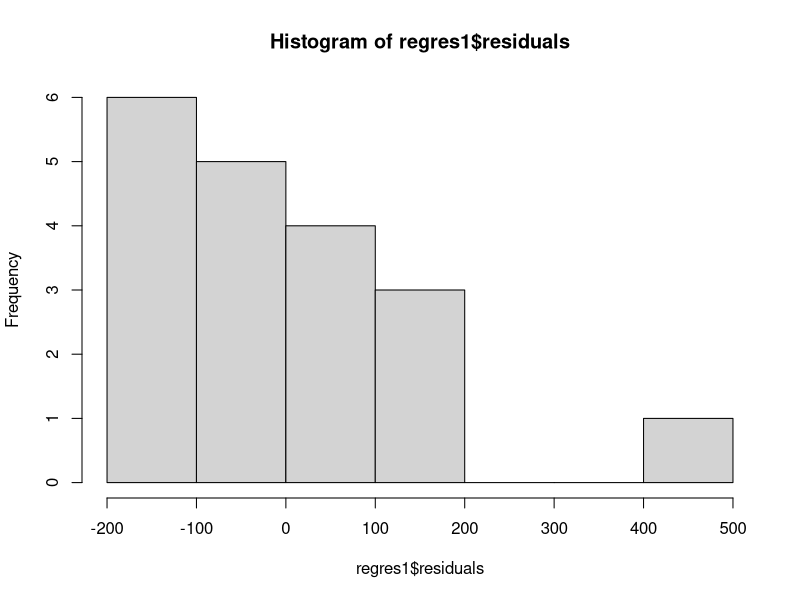
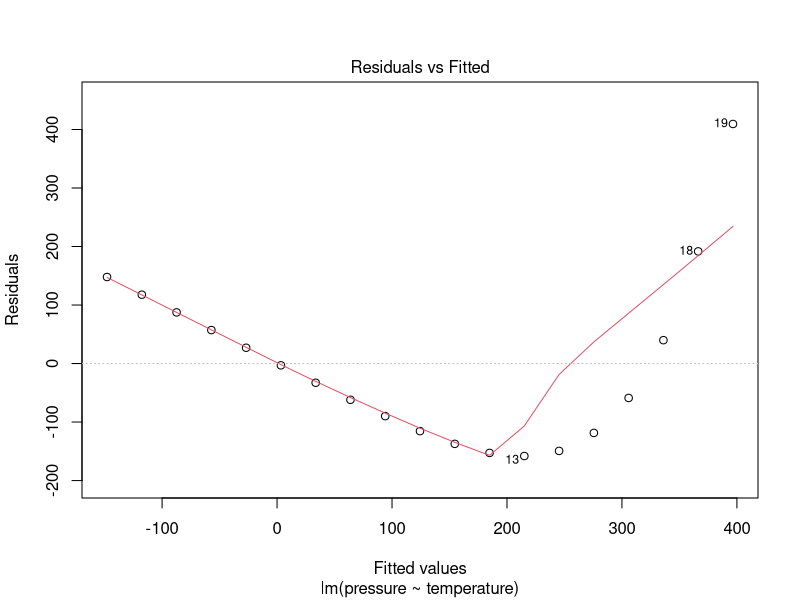
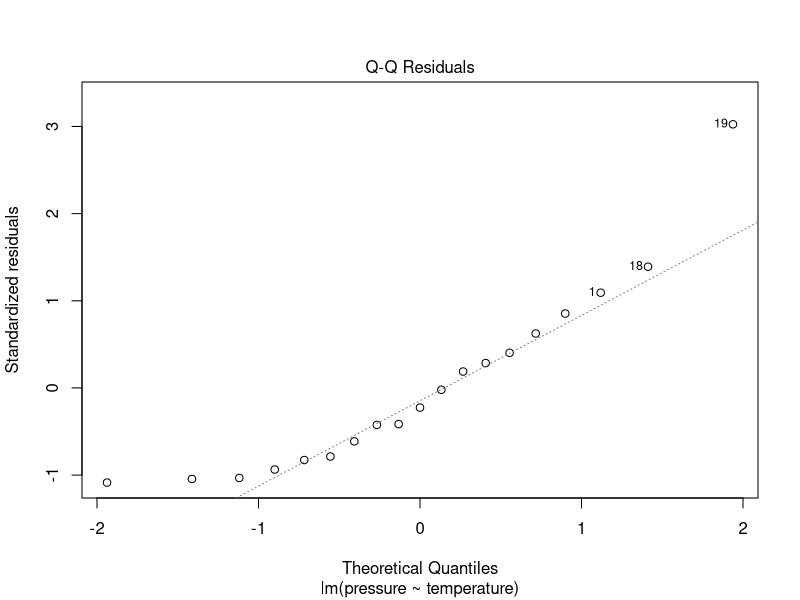
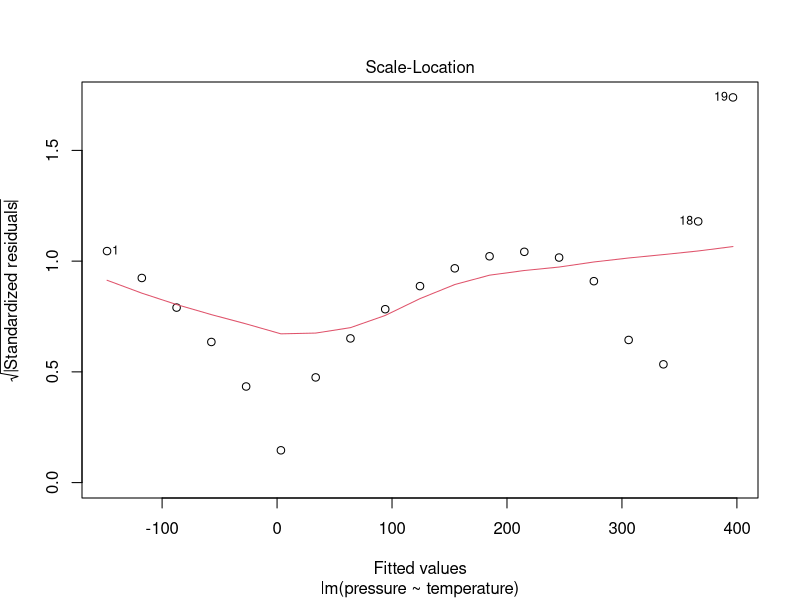
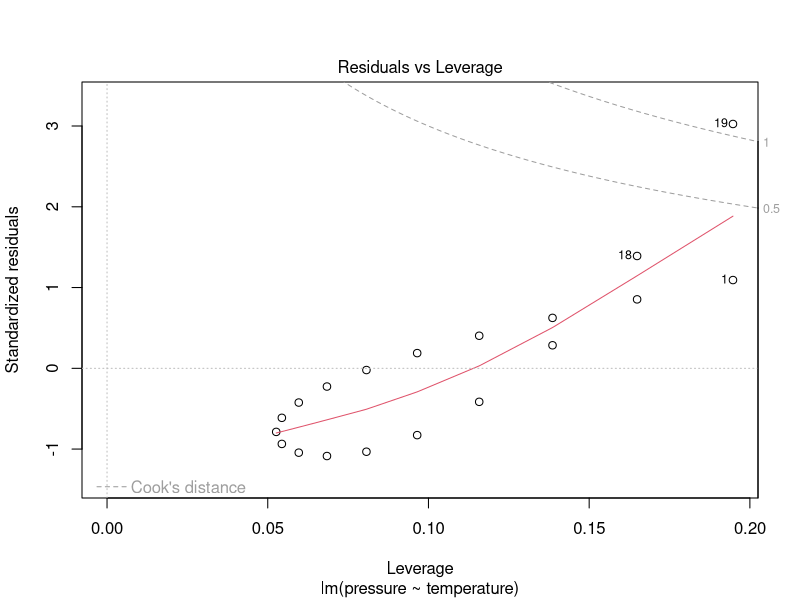

Here is the R script that generated these plots, in order:
### Basit Regresyon ### 

summary(pressure)
sd(pressure$temperature)
sd(pressure$pressure)

regres1 <- lm(pressure~temperature, data = pressure)
regres1

#`summary()` fonksiyonu ile katsayıya bağlı standart hata, 
#*t* değeri,  olasılığı, $R^2$ gibi istatistikleri öğrenebiliriz. 
summary(regres1)

fitted(regres1)
resid(regres1)

hist(regres1$residuals)
plot(regres1)


